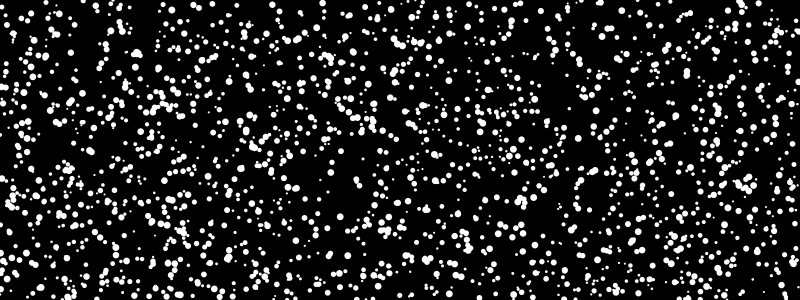
Frame 1 (no input)
Frame 60 (the mouse pressed at the canvas centre just before this capture): identical to frame 1, image omitted
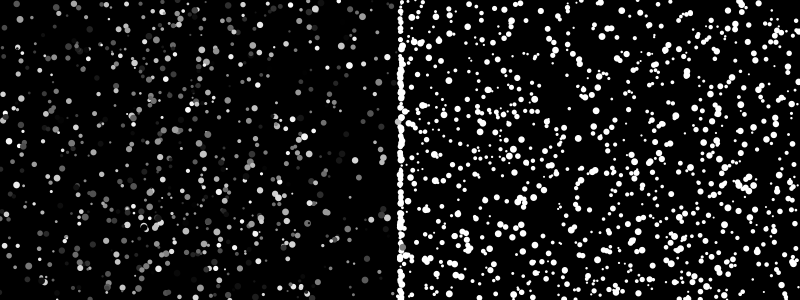
Frame 120 (the mouse held since frame 60 and released just before this capture)

The Processing sketch that drew these frames (run headless with seeded random() and noise(); from frame 60 on, the mouse is pressed at the canvas centre):

// Processing sketch: processing_74536
// ── processing_74536.pde

Obj o[] = new Obj[2000];


void setup() {

  size(800, 300);
  noStroke();
  smooth();
  for (int i=0;i<o.length;i++) {
    o[i]=new Obj();
  }
}


void draw() {
  background(0);

  for (int i=0;i<o.length;i++) {
    o[i].render();
  }
}

void keyPressed(){
    for (int i=0;i<o.length;i++) {
    o[i]=new Obj();
  }
}


class Obj {
  float xPos=200;
  float yPos=100;
  float m=0;
  float a=0;
  float d=0;
  boolean drawMe=true;
  public Obj() {

    xPos = random(width);
    yPos = random(height);

    m=random(2, 3);
    a=random(360);
    d=random(2, 7);
  }

  void render() {
    if (drawMe) {

      if(this.xPos > mouseX){
        fill(255);
        this.m=0;
      }else{
        fill(random(255));
        m=random(2, 3);
      }
      /*
      for (int i=0;i<o.length;i++) {
       
       if (this.xPos != o[i].xPos && this.yPos != o[i].yPos) {
       
       if (dist(this.xPos, this.yPos, o[i].xPos, o[i].yPos) < this.d) {
       //drawMe=false;
       this.m=0;
       //this.d =10;
       }
       }
       }    
       */


      if (xPos > width) {
        xPos=0;
      }
      if ( xPos < 0) {
        xPos=xPos-2;
      }
      if (yPos > height) {
        yPos=0;
      }
      if (yPos < 0)
      {
        yPos=height;
      }
      float xDiff = cos(radians(a));
      float yDiff = sin(radians(a+=(random(10)-5.2) ));


      // m+=0.1;
      xPos += (m* xDiff);
      yPos += (m* yDiff);


      ellipse(xPos, yPos, d, d);
      line(xPos, yPos, xPos+(xDiff*m), yPos+(yDiff*m));


      //    if(xPos < 0){  m*=(-1); }
    }
  }
}
